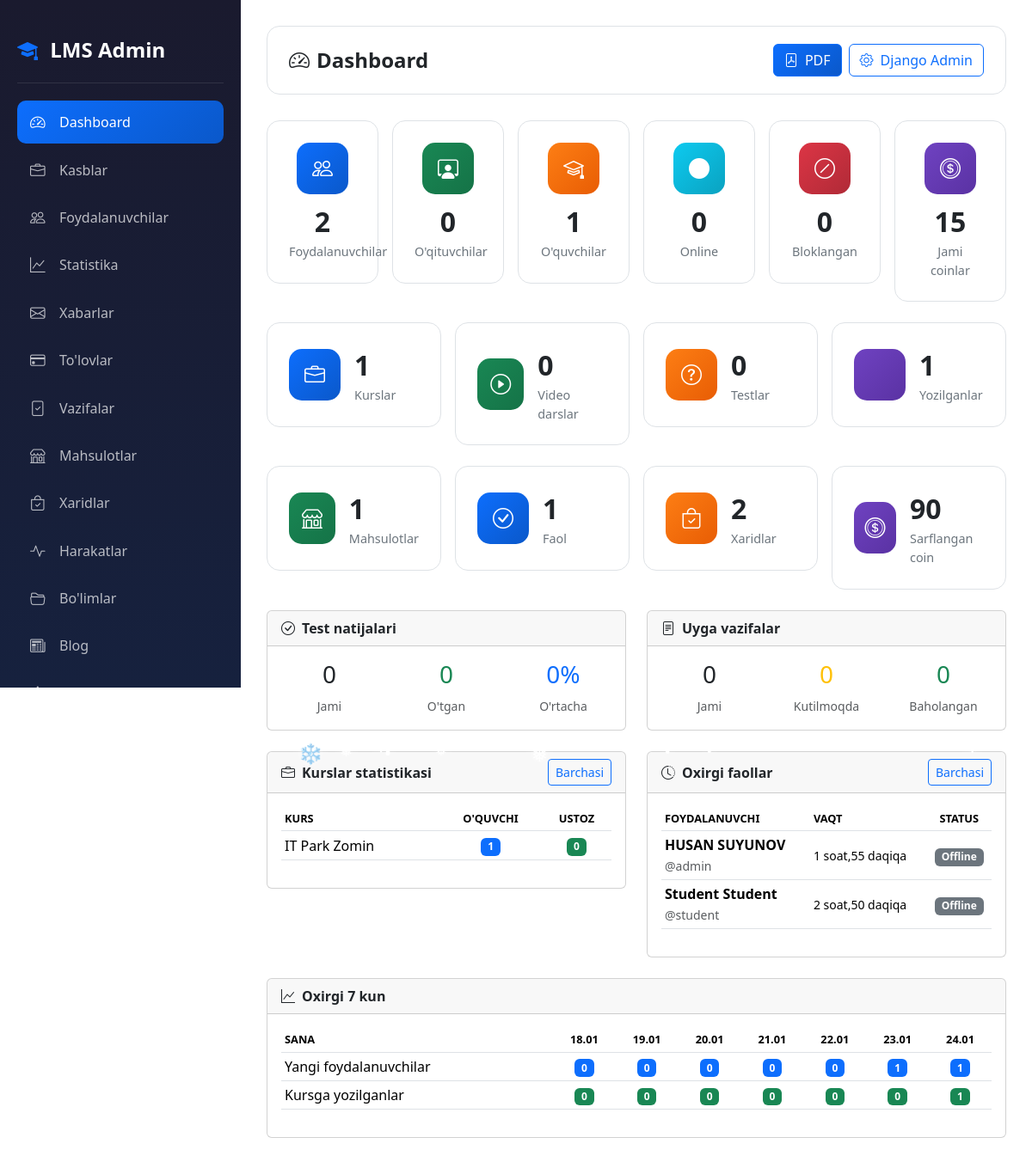
The page /dashboard/ (signed in) on the database as committed earlier.
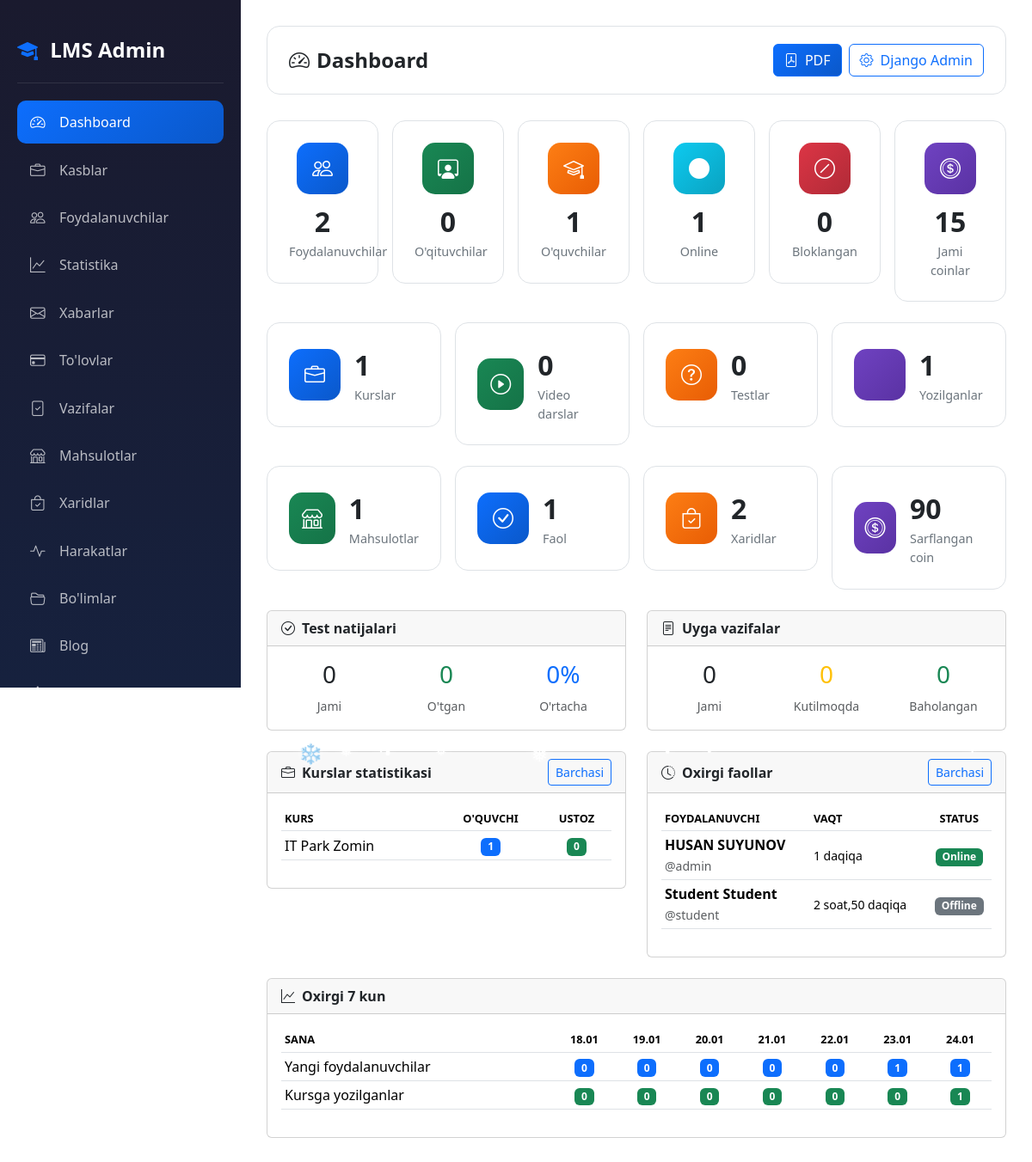
The same page on the database as committed later.
### accounts/models.py (models this page shows, shortened)
class CustomUser(AbstractUser):
    ROLE_CHOICES = (
        ('admin', 'Admin'),
        ('teacher', "O'qituvchi"),
        ('student', "O'quvchi"),
    )
    first_name = models.CharField(max_length=100, verbose_name="Ism")
    last_name = models.CharField(max_length=100, verbose_name="Familiya")
    phone = models.CharField(max_length=20, unique=True, verbose_name="Telefon raqam")
    role = models.CharField(
        max_length=20,
        choices=ROLE_CHOICES,
        default='student',
        verbose_name="Rol"
    )
    photo = models.ImageField(
        upload_to='profiles/',
        blank=True,
        null=True,
        verbose_name="Profil rasmi"
    )
    profession = models.ForeignKey(
        'Profession',
        on_delete=models.SET_NULL,
        null=True,
        blank=True,
        related_name='students',
        verbose_name="Yo'nalish"
    )
    is_blocked = models.BooleanField(default=False, verbose_name="Bloklangan")
    last_activity = models.DateTimeField(null=True, blank=True, verbose_name="Oxirgi faollik")
    bio = models.TextField(blank=True, null=True, verbose_name="O'zi haqida")
    coins = models.IntegerField(default=0, verbose_name="Coinlar")
    total_online_time = models.IntegerField(default=0, verbose_name="Jami online vaqt (daqiqa)")
    address = models.CharField(max_length=300, blank=True, null=True, verbose_name="Yashash manzili")
    birth_date = models.DateField(null=True, blank=True, verbose_name="Tug'ilgan kuni")
    id_card = models.FileField(
        upload_to='documents/id_cards/',
        blank=True,
        null=True,
        verbose_name="ID karta / Pasport"
    )
    birth_certificate = models.FileField(
        upload_to='documents/birth_certificates/',
        blank=True,
        null=True,
        verbose_name="Tug'ilganlik haqida guvohnoma"
    )
    @property
    def is_admin(self):
        return self.role == 'admin'
    @property
    def is_online(self):
        if not self.last_activity:
            return False
        return (timezone.now() - self.last_activity).total_seconds() < 300
    @property
    def full_name(self):
        return f"{self.first_name} {self.last_name}".strip()
    class Meta:
        verbose_name = "Foydalanuvchi"
        verbose_name_plural = "Foydalanuvchilar"

### accounts/views.py (the view)
# urls.py: path('dashboard/', views.admin_dashboard, name='admin_dashboard'),
@login_required
def admin_dashboard(request):
    if not request.user.is_admin:
        messages.error(request, "Sizda admin paneliga kirish huquqi yo'q!")
        return redirect('home')
    total_users = CustomUser.objects.count()
    total_teachers = CustomUser.objects.filter(role='teacher').count()
    total_students = CustomUser.objects.filter(role='student').count()
    total_professions = Profession.objects.count()
    blocked_users = CustomUser.objects.filter(is_blocked=True).count()
    online_users = sum(1 for u in CustomUser.objects.all() if u.is_online)
    total_lessons = Lesson.objects.count()
    total_videos = VideoLesson.objects.count()
    total_tests = Test.objects.count()
    total_homeworks = Homework.objects.count()
    total_enrollments = CourseEnrollment.objects.count()
    total_certificates = Certificate.objects.count()
    total_coins = CustomUser.objects.aggregate(total=Sum('coins'))['total'] or 0
    total_test_results = TestResult.objects.count()
    passed_tests = TestResult.objects.filter(passed=True).count()
    avg_test_score = TestResult.objects.aggregate(avg=Avg('score'))['avg'] or 0
    pending_homeworks = HomeworkSubmission.objects.filter(status='pending').count()
    graded_homeworks = HomeworkSubmission.objects.filter(status='graded').count()
    from coin.models import Product, ProductPurchase
    total_products = Product.objects.count()
    active_products = Product.objects.filter(is_active=True).count()
    total_purchases = ProductPurchase.objects.count()
    total_coins_spent = ProductPurchase.objects.aggregate(total=Sum('coins_spent'))['total'] or 0
    profession_stats = Profession.objects.annotate(
        student_count=Count('enrollments', filter=Q(enrollments__user__role='student')),
        teacher_count=Count('students', filter=Q(students__role='teacher'))
    )
    recent_users = CustomUser.objects.filter(last_activity__isnull=False).order_by('-last_activity')[:10]
    today = timezone.now().date()
    daily_stats = []
    for i in range(6, -1, -1):
        day = today - timedelta(days=i)
        daily_stats.append({
            'date': day,
            'users': CustomUser.objects.filter(date_joined__date=day).count(),
            'enrollments': CourseEnrollment.objects.filter(enrolled_at__date=day).count(),
        })
    context = {
        'total_users': total_users,
        'total_teachers': total_teachers,
        'total_students': total_students,
        'total_professions': total_professions,
        'blocked_users': blocked_users,
        'online_users': online_users,
        'total_lessons': total_lessons,
        'total_videos': total_videos,
        'total_tests': total_tests,
        'total_homeworks': total_homeworks,
        'total_enrollments': total_enrollments,
        'total_certificates': total_certificates,
        'total_coins': total_coins,
        'total_test_results': total_test_results,
        'passed_tests': passed_tests,
        'avg_test_score': round(avg_test_score, 1),
        'pending_homeworks': pending_homeworks,
        'graded_homeworks': graded_homeworks,
        'profession_stats': profession_stats,
        'recent_users': recent_users,
        'daily_stats': daily_stats,
        'total_products': total_products,
        'active_products': active_products,
        'total_purchases': total_purchases,
        'total_coins_spent': total_coins_spent,
    }
    return render(request, 'accounts/admin/dashboard.html', context)

### accounts/management/commands/check_birthdays.py (called while the page is built, shortened)
    def handle(self, *args, **kwargs):
        today = timezone.now().date()
        users = CustomUser.objects.filter(birth_date__day=today.day, birth_date__month=today.month)
        if not users.exists():
            self.stdout.write(self.style.SUCCESS('No birthdays today.'))
            return

### accounts/templates/accounts/admin/dashboard.html (shortened to what the changed rows need)
{% extends 'accounts/admin/base_admin.html' %}
{% block admin_content %}
<div class="top-bar">
    <h1 class="page-title"><i class="bi bi-speedometer2 me-2"></i>Dashboard</h1>
</div>
<div class="row g-3 mb-4">
    <div class="col-6 col-md-4 col-lg-2">
        <div class="stat-card text-center">
            <div class="stat-icon cyan mx-auto mb-2"><i class="bi bi-circle-fill"></i></div>
            <div class="stat-number">{{ online_users }}</div>
            <div class="stat-label">Online</div>
        </div>
    </div>
</div>
<div class="row g-4">
    <div class="col-lg-6 mb-4">
        <div class="card">
            <div class="card-body">
                {% if profession_stats %}
                <div class="table-responsive">
                    <table class="table table-sm">
                        <thead>
                            <tr>
                                <th>Kurs</th>
                                <th class="text-center">O'quvchi</th>
                                <th class="text-center">Ustoz</th>
                            </tr>
                        </thead>
                    </table>
                </div>
                {% else %}
                <p class="text-muted text-center py-3">Kurslar mavjud emas</p>
                {% endif %}
            </div>
        </div>
    </div>
    <div class="col-lg-6 mb-4">
        <div class="card">
            <div class="card-body">
                {% if recent_users %}
                <div class="table-responsive">
                    <table class="table table-sm">
                        <thead>
                            <tr>
                                <th>Foydalanuvchi</th>
                                <th>Vaqt</th>
                                <th class="text-center">Status</th>
                            </tr>
                        </thead>
                        <tbody>
                            {% for u in recent_users %}
                            <tr>
                                <td>
                                    <strong>{{ u.full_name }}</strong>
                                    <br><small class="text-muted">@{{ u.username }}</small>
                                </td>
                                <td><small>{{ u.last_activity|timesince }}</small></td>
                                <td class="text-center">
                                    {% if u.is_online %}
                                    <span class="badge bg-success">Online</span>
                                    {% else %}
                                    <span class="badge bg-secondary">Offline</span>
                                    {% endif %}
                                </td>
                            </tr>
                            {% endfor %}
                        </tbody>
                    </table>
                </div>
                {% else %}
                <p class="text-muted text-center py-3">Ma'lumot yo'q</p>
                {% endif %}
            </div>
        </div>
    </div>
</div>
<div class="card">
    <div class="card-body">
        <div class="table-responsive">
            <table class="table table-sm">
                <thead>
                    <tr>
                        <th>Sana</th>
                        {% for day in daily_stats %}
                        <th class="text-center">{{ day.date|date:"d.m" }}</th>
                        {% endfor %}
                    </tr>
                </thead>
            </table>
        </div>
    </div>
</div>
{% endblock %}

Rows that differ between the two databases and show on the page:
changed CustomUser "HUSAN SUYUNOV": last_activity "1 soat,55 daqiqa" → "1 daqiqa"; last_activity "Offline" → "Online"
Other text that changed with them:
{{ online_users }}: "0" → "1"
